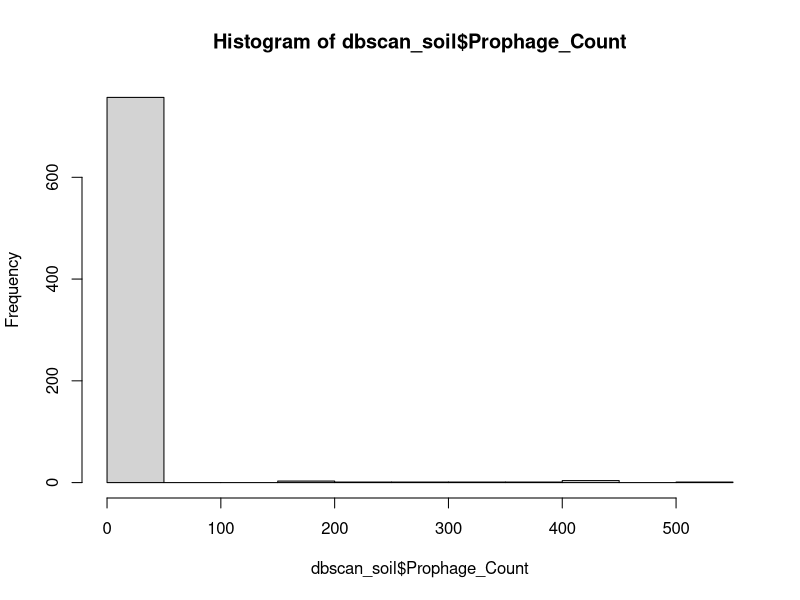
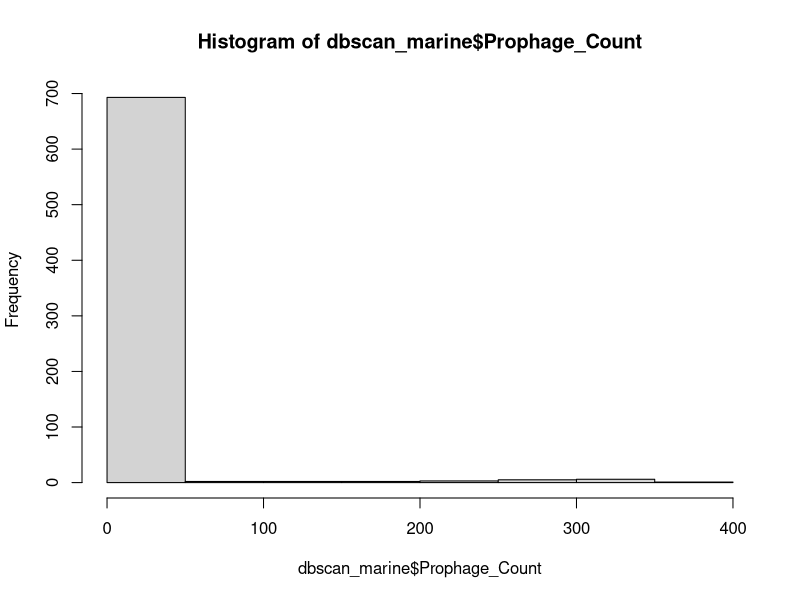
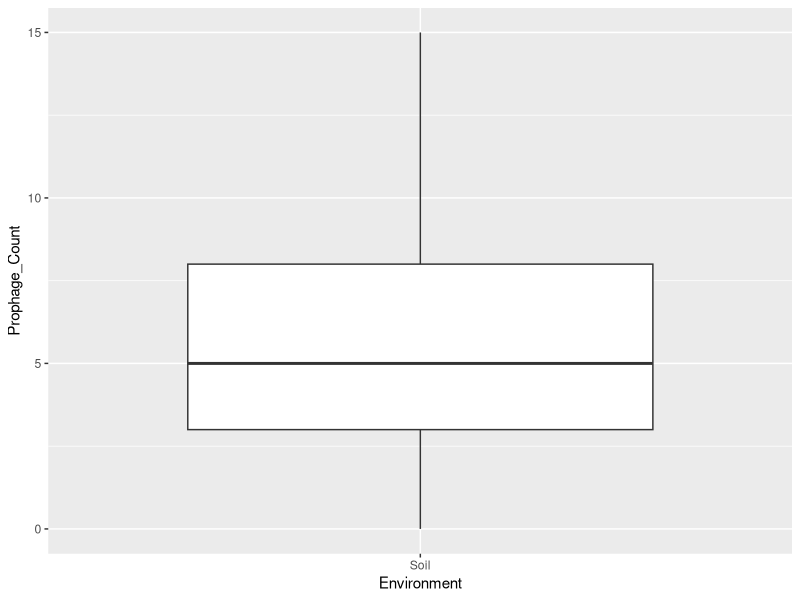
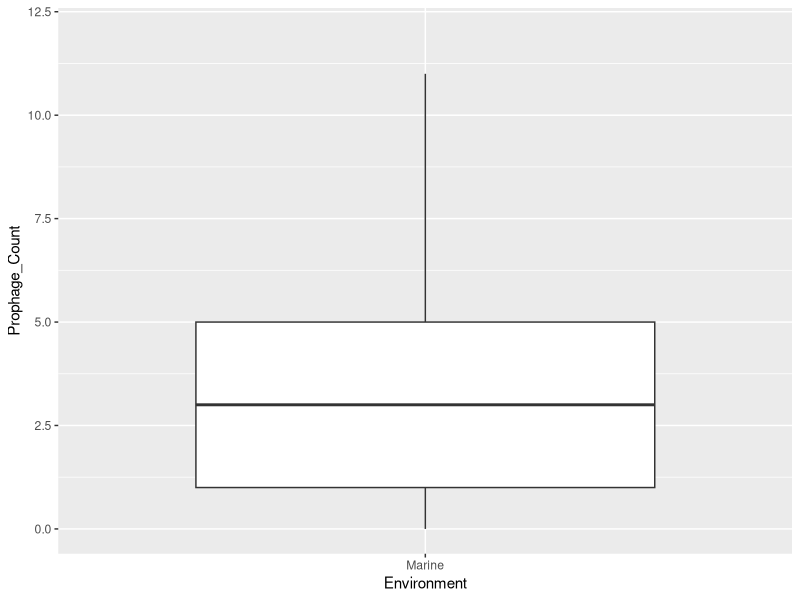
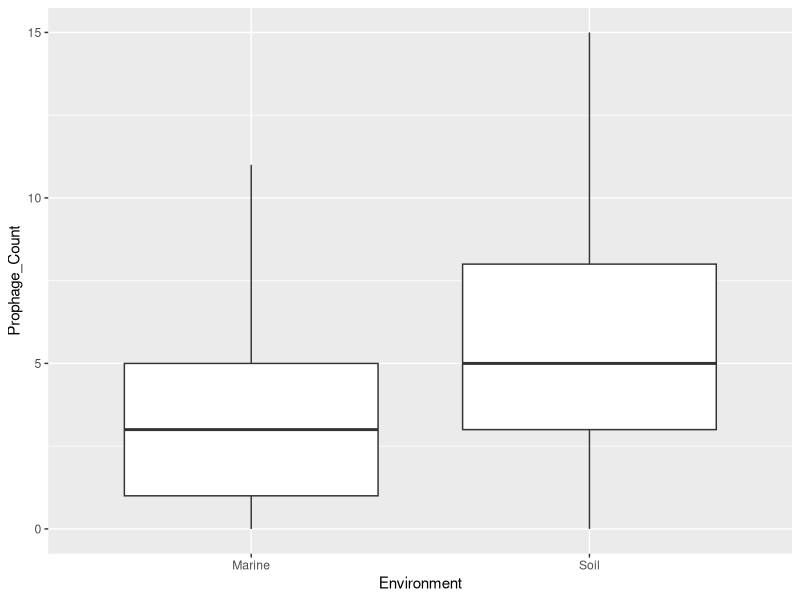
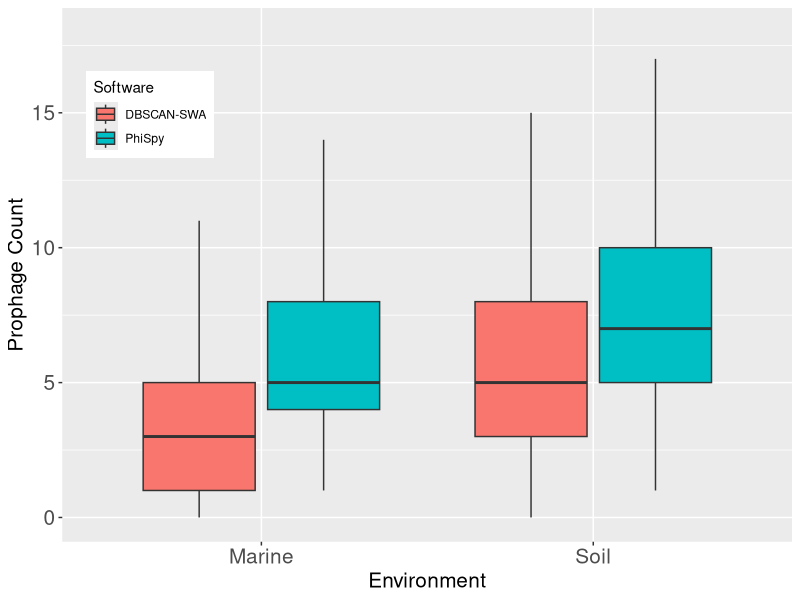

These figures' R source, in order:
## ---- chunk 1
knitr::opts_chunk$set(echo = TRUE)
## ---- chunk 2
library(ggplot2)
library(ggpubr)
library(tidyverse)
library(coin)
## ---- chunk 3
# Read in DBSCAN prophage data
dbscan_soil <- read.delim("dbscan_soil_data.tsv", header = FALSE, sep = " ")
dbscan_soil["Environment"] = "Soil"
dbscan_soil["Software"] = "DBSCAN-SWA"
colnames(dbscan_soil) <- c("bacterial_species", "Prophage_Count", "Environment", "Software")

dbscan_marine <- read.delim("dbscan_marine_data.tsv", header = FALSE, sep = " ")
dbscan_marine["Environment"] = "Marine"
dbscan_marine["Software"] = "DBSCAN-SWA"
colnames(dbscan_marine) <- c("bacterial_species", "Prophage_Count", "Environment", "Software")

dbscan_human <- read.delim("dbscan_human_microbiome_data.tsv", header = FALSE, sep = " ")
dbscan_human["Environment"] = "Human"
colnames(dbscan_human) <- c("bacterial_species", "Prophage_Count", "Environment")
## ---- chunk 4
hist(dbscan_soil$Prophage_Count)
hist(dbscan_marine$Prophage_Count)
## ---- chunk 5
# Create DBSCAN boxplots

dbscan_soil_ggplot <- ggplot(dbscan_soil, aes(x=Environment, y=Prophage_Count)) + geom_boxplot(outlier.shape = NA) + scale_y_continuous(limits = c(0, 15))

dbscan_marine_ggplot <- ggplot(dbscan_marine, aes(x=Environment, y=Prophage_Count)) + geom_boxplot(outlier.shape = NA) + scale_y_continuous(limits = c(0, 12))

dbscan_soil_ggplot
dbscan_marine_ggplot

## ---- chunk 6
# Combined DBSCAN boxplots
dbscan_data_combined <- rbind(dbscan_soil, dbscan_marine)
dbscan_combined_ggplot <- ggplot(dbscan_data_combined, aes(x=Environment, y=Prophage_Count)) + geom_boxplot(outlier.shape = NA) + scale_y_continuous(limits = c(0, 15))
dbscan_combined_ggplot
## ---- chunk 7
# Phispy Stuff
phispy_soil <- read.delim("soil_prophage_data.tsv", header = FALSE, sep = " ")
phispy_soil["Environment"] = "Soil"
colnames(phispy_soil) <- c("bacterial_species", "Prophage_Count", "Environment")

phispy_marine <- read.delim("marine_prophage_data.tsv", header = FALSE, sep = " ")
phispy_marine["Environment"] = "Marine"
colnames(phispy_marine) <- c("bacterial_species", "Prophage_Count", "Environment")

# Compile the counts into one column
phispy_soil <- data.frame(table(phispy_soil$bacterial_species))
phispy_soil["Type"] = "Soil"
phispy_soil["Software"] = "PhiSpy"
colnames(phispy_soil) <- c("bacterial_species", "Prophage_Count", "Environment", "Software")

phispy_marine <- data.frame(table(phispy_marine$bacterial_species))
phispy_marine["Type"] = "Marine"
phispy_marine["Software"] = "PhiSpy"
colnames(phispy_marine) <- c("bacterial_species", "Prophage_Count", "Environment", "Software")
## ---- chunk 8
# Create overlapping boxplots for Phispy and DBSCAN data
combined_df <- rbind(phispy_soil, phispy_marine, dbscan_marine, dbscan_soil)

final_plot <- ggplot(combined_df, aes(x=Environment, y=Prophage_Count, fill=Software,)) + 
  geom_boxplot(outlier.shape = NA) + labs(y="Prophage Count")+ scale_y_continuous(limits = c(0, 18)) + theme(legend.position = c(0.12, 0.8), axis.text.x = element_text(size = 15), axis.text.y = element_text(size = 15), axis.title.x = element_text(size = 15), axis.title.y = element_text(size = 15))

#Add the p-value to the graph by conducting a wilcoxon test
# final_plot + stat_compare_means(method = "wilcox.test")
# Wilcoxon, p < 2.2e-16
final_plot
## ---- chunk 9
# PhiSpy Soil and Marine
phispy_soil_counts <- as.vector(phispy_soil$Prophage_Count)
phispy_marine_counts <- as.vector(phispy_marine$Prophage_Count)
phispy_wilcox <- wilcox.test(phispy_soil_counts, phispy_marine_counts, exact = TRUE)
phispy_wilcox

dbscan_soil_counts <- as.vector(dbscan_soil$Prophage_Count)
dbscan_marine_counts <- as.vector(dbscan_marine$Prophage_Count)
dbscan_wilcox <- wilcox.test(dbscan_soil_counts, dbscan_marine_counts, exact = TRUE)
dbscan_wilcox
